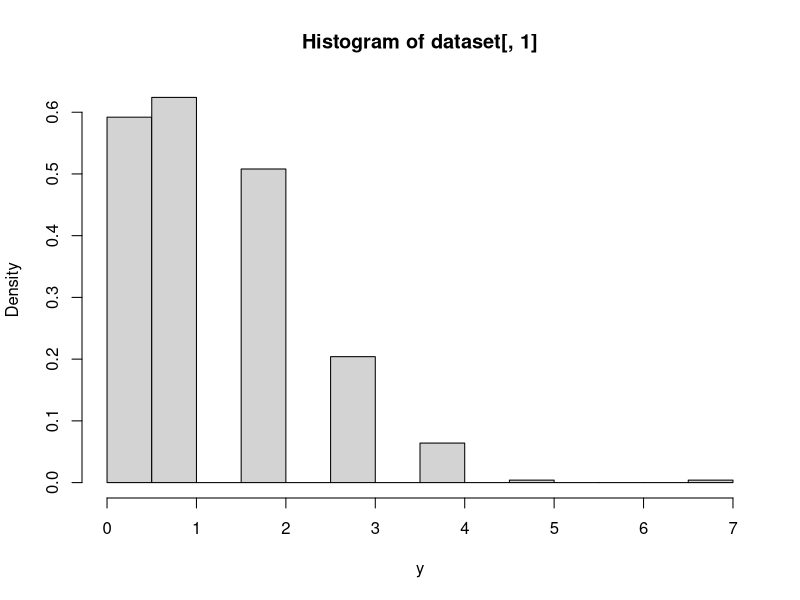
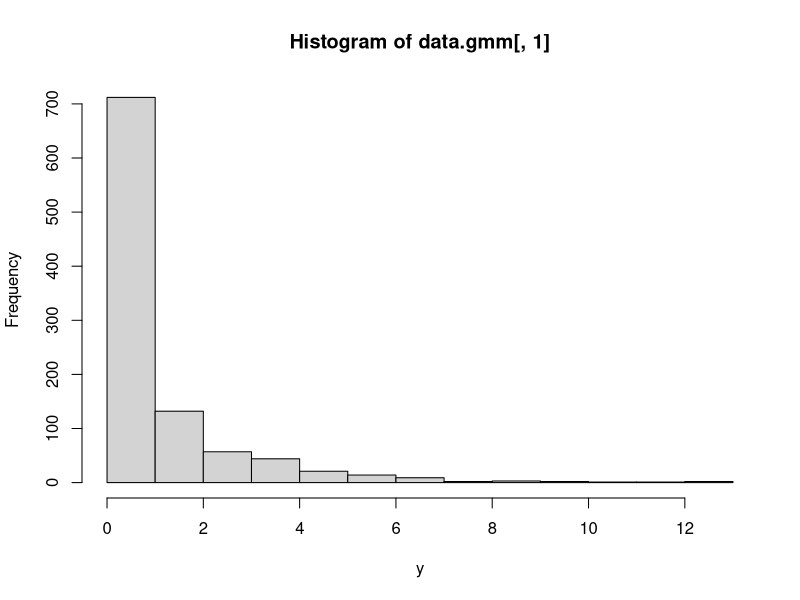

Recreate these plots in R, in order.
## ---- chunk 1
knitr::opts_chunk$set(echo = TRUE)
## ---- chunk 2
#This function generates a sample of size N from the DGP described earlier. beta is the parameter vector that generates the data.
dgp_pois <-function(Nsample, beta)
{
  x1 = runif(Nsample)
  X = cbind("intercept" = 1, "x1" = x1)
  y = rpois(N, exp(X%*%beta))
  return(cbind("y" = y,X))
}

#Choice of (true) parameters
beta = c(0,0.5)

#Sample size
N = 500

#Draws from the DGP
dataset = dgp_pois(N, beta)

hist(dataset[,1], freq = F, xlab = "y")

## ---- chunk 3
#Computes individual log-likelihood
lkl.i <-function(b, y, X)
{
  return(dpois(y, exp(X%*%b), log = T))
}

#Sample likelihood
lkl.sample <-function(b, y, X)
{
  return(sum(lkl.i(b,y,X)))
}

#Computes individual score
score.i <-function(b,y,X)
{
  return(as.vector(y - exp(X%*%b))*X)
}

#Computes sample score
score.sample <-function(b,y,X)
{
  return(colSums(score.i(b,y,X)))
}
## ---- chunk 4

#Optimisation w/o passing gradient. We need to set fnscale = -1 in control so we maximise
#instead of minimise (or just put a minus sign in the previous functions)
opt.1 = optim(fn =  lkl.sample, par = c(1,1), method = "BFGS", control = list("fnscale"=-1), y = dataset[,1], X = dataset[,2:3])

#Optimisation passing the gradient
opt.2 = optim(fn =  lkl.sample, par = c(1,1), gr = score.sample, method = "BFGS", control = list("fnscale"=-1), y = dataset[,1], X = dataset[,2:3])

#Let's see what happens
opt.1
opt.2
## ---- chunk 5
model.mle = optim(fn =  lkl.sample, par = c(1,1), gr = score.sample, method = "BFGS", hessian=T, control = list("fnscale"=-1), y = dataset[,1], X = dataset[,2:3])

print(model.mle$hessian)

b.mle = model.mle$par
se.mle = sqrt(diag(-solve(model.mle$hessian)))


table.results = cbind("Beta" = b.mle, "SE" = se.mle, "Z-stat" = b.mle/se.mle)

print(table.results)
## ---- chunk 6
glm.pois = glm(y~x1,family = "poisson", data= as.data.frame(dataset))

summary(glm.pois)
## ---- chunk 7
#DGP for our Monte-Carlo
dgp_geom <- function(Nsample, beta)
{
  x1 = runif(Nsample)
  X = cbind("intercept"= 1,"x1" = x1)
  px = 1/(1+exp(X%*%beta))
  y = rgeom(Nsample, px)
  return(cbind("y"=y, X))
}

#Choice of (true) parameters
beta = c(0,0.5)

#Sample size
N = 500

#Number of replications
Nreps = 1000

#Results matrix of the MC
results = c()

#Setting seed to allow for replication
set.seed(783221)

#Looping through iterations
for(rep in 1:Nreps)
{
  #Draws from dataset
  data.mc = dgp_geom(N, beta)
  
  #Runs MLE
  mle.mc = optim(fn =  lkl.sample, par = c(1,1), gr = score.sample, method = "BFGS", hessian=T, control = list("fnscale"=-1), y = data.mc[,1], X = data.mc[,2:3])
  
  #Wrong SEs
  inv.Hessian = -solve(mle.mc$hessian)
  se.wrong = sqrt(diag(inv.Hessian))
  
  #Correct SEs
  score.mat = score.i(mle.mc$par, data.mc[,1], data.mc[,2:3])
  #Sandwich estimator for Avar
  avar.correct = inv.Hessian%*%(t(score.mat)%*%score.mat)%*%inv.Hessian
  se.right = sqrt(diag(avar.correct))
  
  #Stores results and rejection rates of tests w/ wrong and right se.
  results = rbind(results, cbind(t(mle.mc$par),  abs((mle.mc$par[2]-beta[2])/se.wrong[2])>qnorm(0.975), abs((mle.mc$par[2]-beta[2])/se.right[2])>qnorm(0.975)))
  
}
#Giving names to the columns
colnames(results) = c(paste("Intercept =",beta[1]), paste("Beta1 =", beta[2]), "Rej.wrong.test", "Rej.right.test")

#Mean estimates and rejection rates
colMeans(results)
## ---- chunk 8
#Draws from DGP
N = 1000
beta = c(0,0.5)
data.gmm = dgp_geom(N, beta)

hist(data.gmm[,1], freq = T, xlab = "y")

#Function that returns the moment function evaluated at an observation
moment.observation <-function(b, y, X)
{
  return(as.vector(y- exp(X%*%b))*cbind(X, X[,2]^2))
}

#GMM objective function, where W is a 3x3 weighing matrix passed by the user
gmm.objective <- function(b, y, X, W)
{
  gn = colMeans(moment.observation(b,y,X))
  return(t(gn)%*%W%*%gn)
}

#Jacobian of moment function
jacob.moment.observation <- function(b,y,X)
{
  return(t(cbind(X, X[,2]^2)*(-exp(X%*%b))) )
}


#Let's run a NLS of y on (1,x1) to get a starting point for the optimisation method.
#In practice, a good choice of starting point is really important for GMM to converge, as a highly nonlinear function may have multiple local minima
nls.cmean = nls(y~exp(beta0+beta1*x1), start =  list("beta0"=0, "beta1"=1),data = as.data.frame(data.gmm))

#First-step GMM
gmm.fs = optim(fn = gmm.objective, par = nls.cmean$m$getAllPars(), method = "BFGS",  y = data.gmm[,1],
               X = data.gmm[,2:3], W = diag(3))

gmm.fs

#Let's compute an estimator for the optimal weighing matrix
optimal.weight.hat = solve(t(moment.observation(gmm.fs$par, y = data.gmm[,1], X = data.gmm[,2:3]))%*%moment.observation(gmm.fs$par, y = data.gmm[,1], X = data.gmm[,2:3])/N)

#Second-step GMM using estimated optimal weight
gmm.second.stage = optim(fn = gmm.objective, par = gmm.fs$par, method = "BFGS",  y = data.gmm[,1],
               X = data.gmm[,2:3], W = optimal.weight.hat)

gmm.second.stage
## ---- chunk 9
#Uncomment this line to install the quantreg package if you don't have it.
#install.packages(quantreg)

#Loads package
library(quantreg)

#Loading dataset from exercise
dados.consumidor = read.csv("consumer.csv")

#Running linear model for \tau \in \{0.25,0.5, 0.75\}
model.quant = rq(PX1~RATEX+UNEMP+AGE+SEX+FAMSIZE+INCOME, data = dados.consumidor, tau = c(0.25,0.5,0.75))

summary(model.quant, se = "nid")
## ---- chunk 10
#Performing a Wald test of equality of slopes beta_0.25 = beta_0.5 = beta_0.75
anova(model.quant, test = "Wald", joint = F, se = "nid")
